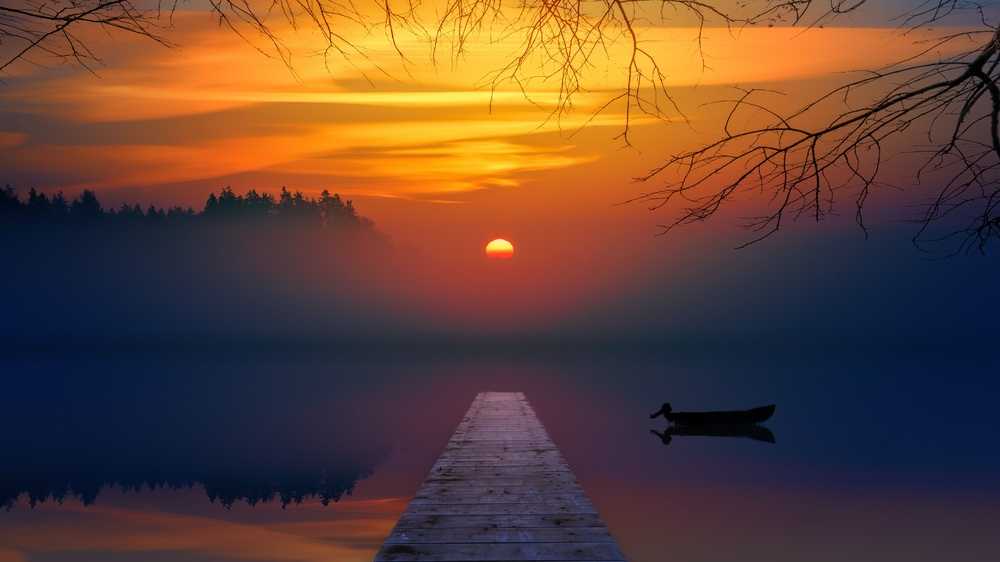
#> input picture Prak5/sunset.jpg, 1000 x 562 px, shrunk from 6000 x 3375 before the run
$ python tugas3.py
#> lines starting #> are read from the running program, lines starting #| are printed output that depends on the picture
import cv2
import numpy as np
import matplotlib.pyplot as plt

img = cv2.imread('sunset.jpg', 0)
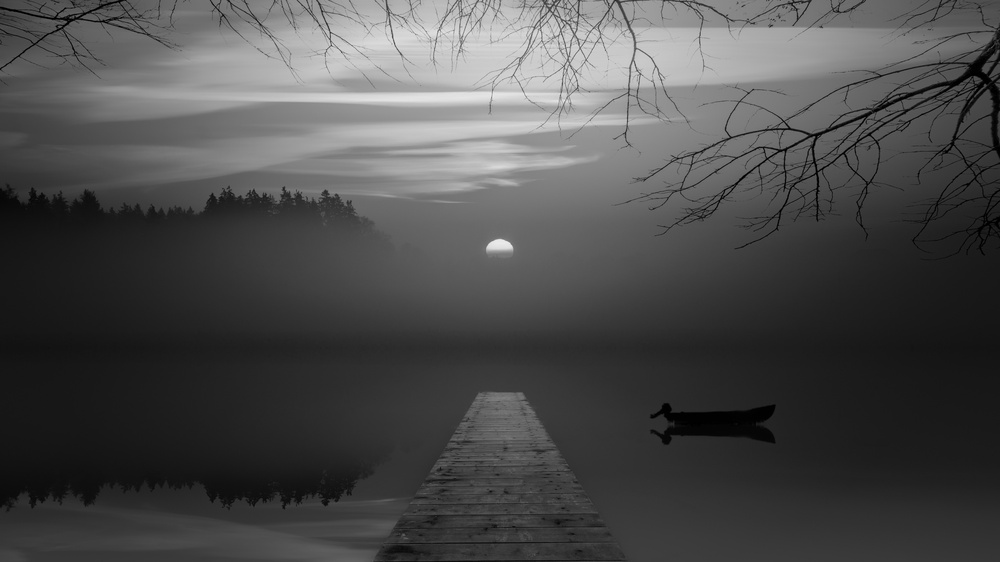
#> img: shape (562, 1000); min 0, max 239, mean 75.7

f = np.fft.fft2(img)
fshift = np.fft.fftshift(f)
img_spectrum = 20 * np.log(np.abs(fshift))
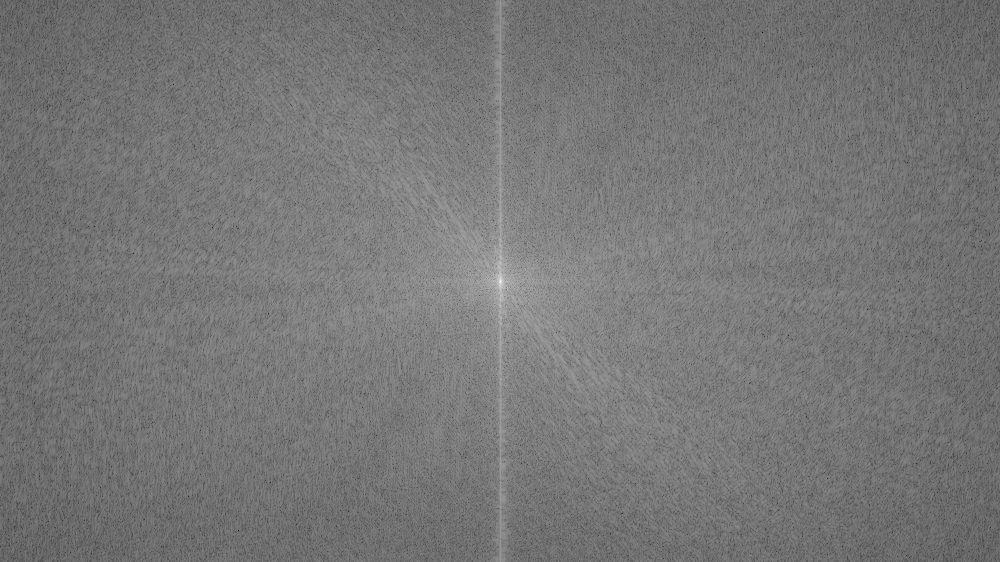
#> img_spectrum: shape (562, 1000) float64; min -1.16, max 351.3, mean 163; drawn with min black and max white
img_spectrum = np.array(img_spectrum, np.uint8)
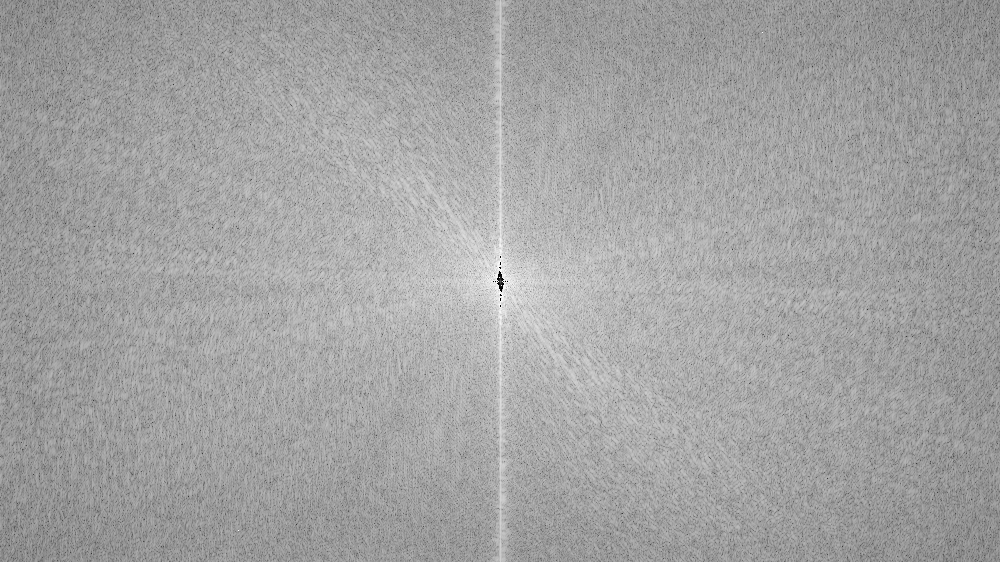
#> img_spectrum: shape (562, 1000); min 0, max 255, mean 162.4
img_spectrum = cv2.cvtColor(img_spectrum, cv2.COLOR_BGR2RGB)
#> img_spectrum: shape (562, 1000, 3)
img = cv2.cvtColor(img, cv2.COLOR_BGR2RGB)
#> img: shape (562, 1000, 3)

titles = ["Original Image", "Fourier Spectrum"]
images = [img, img_spectrum]

for i in range(2):
    plt.subplot(1, 2, i+1), plt.imshow(images[i])
    plt.title(titles[i])
    plt.axis('off')
plt.show()
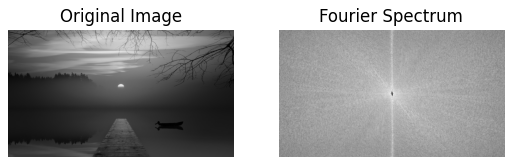
#> figure drawn by matplotlib, 2 panels
